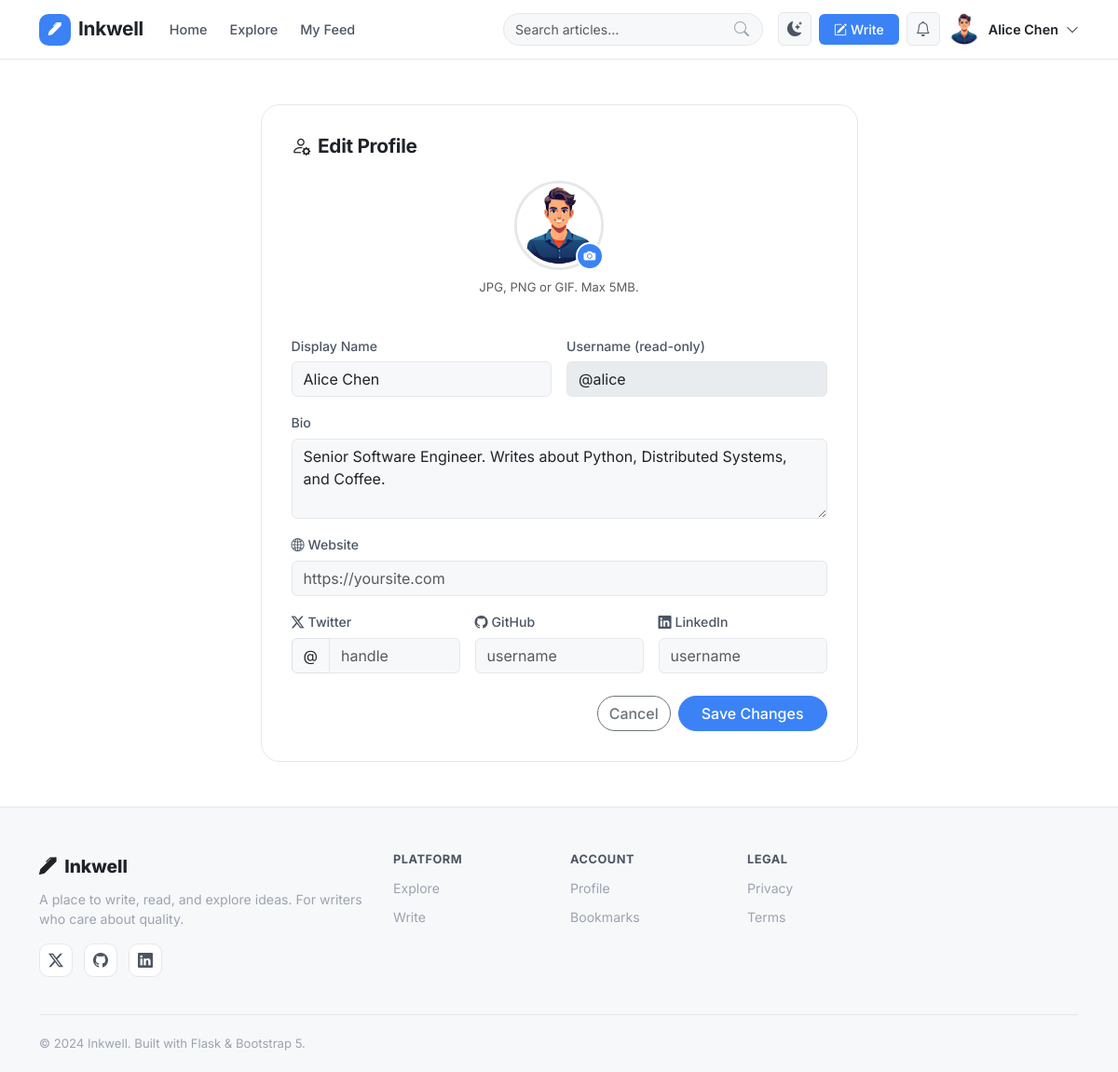
The page /users/settings/profile (signed in) on the database its author committed.
### app/models/user.py (models this page shows, shortened)
class User(db.Model):
    __tablename__ = "users"
    id = db.Column(db.Integer, primary_key=True)
    username = db.Column(db.String(64), unique=True, nullable=False, index=True)
    email = db.Column(db.String(120), unique=True, nullable=False, index=True)
    password_hash = db.Column(db.String(256), nullable=False)
    display_name = db.Column(db.String(100))
    bio = db.Column(db.Text)
    avatar_url = db.Column(db.String(255), default="default_avatar.png")
    website = db.Column(db.String(255))
    twitter = db.Column(db.String(100))
    github = db.Column(db.String(100))
    linkedin = db.Column(db.String(100))
    role = db.Column(db.String(20), default="user")  # user | author | admin
    is_active = db.Column(db.Boolean, default=True)
    is_email_verified = db.Column(db.Boolean, default=False)
    created_at = db.Column(db.DateTime, default=datetime.utcnow)
    updated_at = db.Column(db.DateTime, default=datetime.utcnow, onupdate=datetime.utcnow)
    last_seen = db.Column(db.DateTime)
    posts = db.relationship("Post", backref="author", lazy="dynamic", cascade="all, delete-orphan")
    comments = db.relationship("Comment", backref="author", lazy="dynamic", cascade="all, delete-orphan")
    likes = db.relationship("Like", backref="user", lazy="dynamic", cascade="all, delete-orphan")
    bookmarks = db.relationship("Bookmark", backref="user", lazy="dynamic", cascade="all, delete-orphan")
    notifications = db.relationship("Notification", backref="recipient", lazy="dynamic",
                                    foreign_keys="Notification.user_id", cascade="all, delete-orphan")
    followed = db.relationship(
        "User",
        secondary=followers_table,
        primaryjoin=(followers_table.c.follower_id == id),
        secondaryjoin=(followers_table.c.followed_id == id),
        backref=db.backref("followers", lazy="dynamic"),
        lazy="dynamic",
    )

### app/blueprints/users/__init__.py (the view, shortened to what this page needs)
@users_bp.route("/settings/profile", methods=["GET", "POST"])
def edit_profile():
    current_user = get_current_user()
    if not current_user:
        return redirect(url_for("auth.login"))
    return render_template("users/edit_profile.html", current_user=current_user)

### app/blueprints/users/__init__.py (called while the page is built)
def get_current_user():
    uid = session.get("user_id")
    return User.query.get(uid) if uid else None

### app/templates/users/edit_profile.html (shortened to what this page needs)
{% extends "base.html" %}
{% block content %}
<div class="container py-5">
  <div class="row justify-content-center">
    <div class="col-lg-7">
      <div class="settings-card" data-aos="fade-up">
        <h4 class="settings-title"><i class="bi bi-person-gear me-2"></i>Edit Profile</h4>
        <form method="POST" action="{{ url_for('users.edit_profile') }}" enctype="multipart/form-data">
          <div class="avatar-upload-section mb-4">
            <div class="avatar-preview-wrap">
              <img src="{{ url_for('static', filename=current_user.avatar_url) }}" id="avatarPreview"
                   alt="{{ current_user.username }}" class="avatar-upload-preview rounded-circle"
                   onerror="this.src='/static/images/default_avatar.png'">
              <label for="avatar" class="avatar-upload-btn">
                <i class="bi bi-camera-fill"></i>
              </label>
            </div>
            <p class="text-muted small mt-2">JPG, PNG or GIF. Max 5MB.</p>
          </div>
          <div class="row g-3">
            <div class="col-md-6">
              <label class="form-label">Display Name</label>
              <input type="text" name="display_name" class="form-control" value="{{ current_user.display_name or '' }}" maxlength="100">
            </div>
            <div class="col-md-6">
              <label class="form-label">Username (read-only)</label>
              <input type="text" class="form-control" value="@{{ current_user.username }}" disabled>
            </div>
            <div class="col-12">
              <label class="form-label">Bio</label>
              <textarea name="bio" class="form-control" rows="3" maxlength="500" placeholder="Tell readers about yourself…">{{ current_user.bio or '' }}</textarea>
            </div>
            <div class="col-12">
              <label class="form-label"><i class="bi bi-globe2 me-1"></i>Website</label>
              <input type="url" name="website" class="form-control" value="{{ current_user.website or '' }}" placeholder="https://yoursite.com">
            </div>
            <div class="col-md-4">
              <label class="form-label"><i class="bi bi-twitter-x me-1"></i>Twitter</label>
              <div class="input-group">
                <span class="input-group-text">@</span>
                <input type="text" name="twitter" class="form-control" value="{{ current_user.twitter or '' }}" placeholder="handle">
              </div>
            </div>
            <div class="col-md-4">
              <label class="form-label"><i class="bi bi-github me-1"></i>GitHub</label>
              <input type="text" name="github" class="form-control" value="{{ current_user.github or '' }}" placeholder="username">
            </div>
            <div class="col-md-4">
              <label class="form-label"><i class="bi bi-linkedin me-1"></i>LinkedIn</label>
              <input type="text" name="linkedin" class="form-control" value="{{ current_user.linkedin or '' }}" placeholder="username">
            </div>
          </div>
          <div class="d-flex gap-2 justify-content-end mt-4">
            <a href="{{ url_for('users.profile', username=current_user.username) }}" class="btn btn-outline-secondary rounded-pill">Cancel</a>
            <button type="submit" class="btn btn-primary rounded-pill px-4">Save Changes</button>
          </div>
        </form>
      </div>
    </div>
  </div>
</div>
{% endblock %}

### app/templates/base.html (shortened to what this page needs)
<!DOCTYPE html>
<html lang="en" data-bs-theme="light">
<head>
  <link href="https://cdn.jsdelivr.net/npm/bootstrap@5.3.2/dist/css/bootstrap.min.css" rel="stylesheet">
  <link href="https://cdn.jsdelivr.net/npm/bootstrap-icons@1.11.3/font/bootstrap-icons.min.css" rel="stylesheet">
  <link href="https://unpkg.com/aos@2.3.4/dist/aos.css" rel="stylesheet">
  <link rel="stylesheet" href="{{ url_for('static', filename='css/main.css') }}">
</head>
<body class="d-flex flex-column min-vh-100">
<nav class="navbar navbar-expand-lg navbar-main sticky-top" id="mainNavbar">
  <div class="container">
    <a class="navbar-brand" href="{{ url_for('main.index') }}">
      <span class="brand-icon"><i class="bi bi-pen-fill"></i></span>
      <span class="brand-text">Inkwell</span>
    </a>
    <div class="collapse navbar-collapse" id="navbarNav">
      <ul class="navbar-nav me-auto">
        <li class="nav-item">
          <a class="nav-link {% if request.endpoint == 'main.index' %}active{% endif %}" href="{{ url_for('main.index') }}">Home</a>
        </li>
        <li class="nav-item">
          <a class="nav-link" href="{{ url_for('posts.index') }}">Explore</a>
        </li>
        {% if current_user %}
        <li class="nav-item">
          <a class="nav-link" href="{{ url_for('users.feed') }}">My Feed</a>
        </li>
        {% endif %}
      </ul>
      <form class="d-flex me-3 search-form" action="{{ url_for('posts.index') }}" method="GET">
        <div class="input-group search-input-group">
          <input type="search" name="q" class="form-control" placeholder="Search articles…" value="{{ request.args.get('q', '') }}">
          <button class="btn btn-search" type="submit"><i class="bi bi-search"></i></button>
        </div>
      </form>
      <ul class="navbar-nav align-items-center gap-2">
        <li class="nav-item">
          <button class="btn btn-theme-toggle" id="themeToggle" title="Toggle dark mode">
            <i class="bi bi-moon-stars-fill" id="themeIcon"></i>
          </button>
        </li>
        {% if current_user %}
        <li class="nav-item">
          <a class="btn btn-write" href="{{ url_for('posts.create') }}">
            <i class="bi bi-pencil-square me-1"></i>Write
          </a>
        </li>
        <li class="nav-item dropdown">
          <button class="btn btn-icon-nav" data-bs-toggle="dropdown">
            <i class="bi bi-bell"></i>
          </button>
        </li>
        <li class="nav-item dropdown">
          <button class="btn p-0 border-0 d-flex align-items-center gap-2" data-bs-toggle="dropdown" id="userMenuBtn">
            <img src="{{ url_for('static', filename=current_user.avatar_url) if current_user.avatar_url else url_for('static', filename='images/default_avatar.png') }}"
                 alt="{{ current_user.username }}" class="avatar-sm rounded-circle" onerror="this.src='/static/images/default_avatar.png'">
            <span class="user-name d-none d-lg-inline">{{ current_user.display_name or current_user.username }}</span>
            <i class="bi bi-chevron-down small"></i>
          </button>
        </li>
        {% endif %}
      </ul>
    </div>
  </div>
</nav>
<main class="flex-grow-1">
  {% block content %}{% endblock %}
</main>
<footer class="site-footer mt-auto">
  <div class="container">
    <div class="row gy-4">
      <div class="col-lg-4">
        <div class="footer-brand">
          <i class="bi bi-pen-fill me-2"></i><span>Inkwell</span>
        </div>
        <p class="footer-tagline">A place to write, read, and explore ideas. For writers who care about quality.</p>
        <div class="social-links">
          <a href="https://x.com/snehitsabale" target="_blank" rel="noopener"><i class="bi bi-twitter-x"></i></a>
          <a href="https://github.com/snehitsabale2108" target="_blank" rel="noopener"><i class="bi bi-github"></i></a>
          <a href="https://www.linkedin.com/in/snehit-sabale-09916b2a3/" target="_blank" rel="noopener"><i class="bi bi-linkedin"></i></a>
        </div>
      </div>
      <div class="col-6 col-lg-2">
        <h6 class="footer-heading">Platform</h6>
        <ul class="footer-links">
          <li><a href="{{ url_for('posts.index') }}">Explore</a></li>
          <li><a href="{{ url_for('posts.create') if current_user else url_for('auth.register') }}">Write</a></li>
        </ul>
      </div>
      <div class="col-6 col-lg-2">
        <h6 class="footer-heading">Account</h6>
        <ul class="footer-links">
          {% if current_user %}
          <li><a href="{{ url_for('users.profile', username=current_user.username) }}">Profile</a></li>
          <li><a href="{{ url_for('users.bookmarks') }}">Bookmarks</a></li>
          {% else %}
          <li><a href="{{ url_for('auth.register') }}">Sign Up</a></li>
          <li><a href="{{ url_for('auth.login') }}">Sign In</a></li>
          {% endif %}
        </ul>
      </div>
      <div class="col-6 col-lg-2">
        <h6 class="footer-heading">Legal</h6>
        <ul class="footer-links">
          <li><a href="{{ url_for('main.privacy') }}">Privacy</a></li>
          <li><a href="{{ url_for('main.terms') }}">Terms</a></li>
        </ul>
      </div>
    </div>
    <div class="footer-bottom">
      <span>© {{ 2024 }} Inkwell. Built with Flask &amp; Bootstrap 5.</span>
    </div>
  </div>
</footer>
</body>
</html>

### rows shown on the page
User: avatar_url (picture), display_name "Alice Chen", username "@alice", bio "Senior Software Engineer. Writes about Python, Distributed Systems, and Coffee."

### other values the page prints
{{ 2024 }} "2024"
